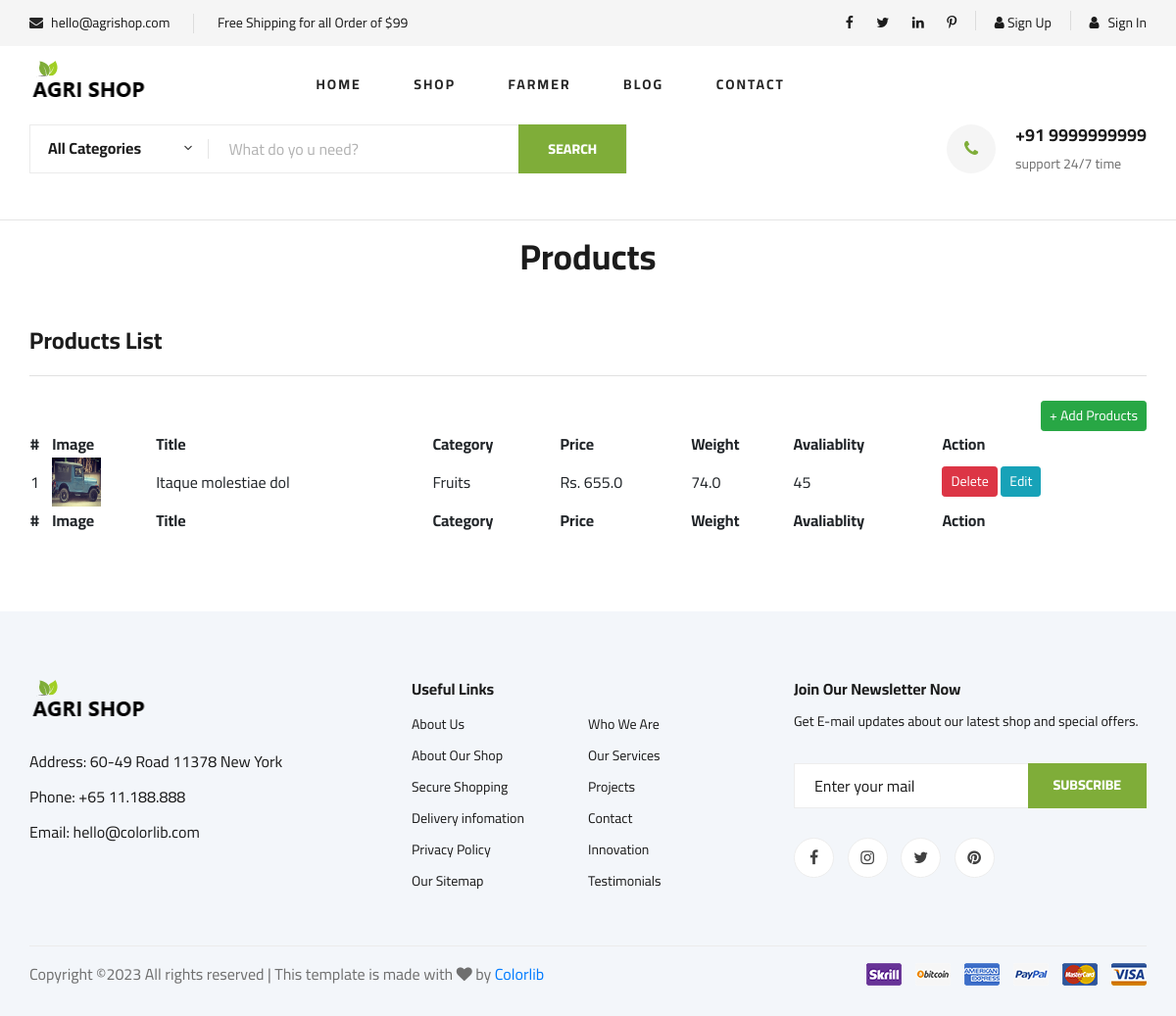
Page /farmer/list-products on the committed database.
### farmer/models.py (models this page shows, shortened)
class Products(models.Model):
    unique_id=models.AutoField(primary_key=True, null=False)
    title=models.CharField(max_length=500, default='null', null=False)
    text=models.TextField(default='null', null=False )
    description=models.TextField(default='null', null=False )
    price=models.FloatField(default=0, null=False)
    weight=models.FloatField(default=0, null=False)
    availability=models.IntegerField(default=0, null=False)
    category = models.ForeignKey(Category, on_delete=models.CASCADE, default=0,)
    product_image = models.TextField(blank=True, null=True)
    status_choices = [
        ('pending', 'Pending'),
        ('active', 'Active'),
    ]
    status = models.CharField(max_length=15, choices=status_choices, default="active")
    date_added = models.DateTimeField(default=now, editable=False)

### site_admin/models.py (models this page shows, shortened)
class Category(models.Model):
    unique_id=models.AutoField(primary_key=True, null=False)
    category_name=models.CharField(max_length=255, null=False)
    date_added = models.DateTimeField(default=now, editable=False)

### farmer/views.py (the view)
# urls.py: path('list-products', views.products_list, name="products_list"),
def products_list(request):
    product_list = Products.objects.all()
    context = { 'product_list' : product_list }
    return render(request,'farmer/list-products.html', context)

### templates/farmer/list-products.html (shortened to what this page needs)
{% extends 'layout.html' %}
{% load static %}
{% block custom-style %}
<link href="{% static 'lib/datatables/datatables.css' %}" rel="stylesheet">
{% endblock %}
{% block content %}
{% include 'includes/hamburger.html'  %}
  <hr >
    <div class="contact-form spad" style="padding-top: 0px !important;">
        <div class="container">
            <div class="row">
                <div class="col-lg-12">
                    <div class="contact__form__title">
                        <h2>Products</h2>
                    </div>
                </div>
            </div>
<div class="row">
<div class="col-lg-12">
<div class="checkout__form">
<h4>Products List</h4>
<a href="{% url 'farmer:products_add' %}" role="button" class="btn btn-success btn-sm" style="float: right;"> + Add Products</a>
  {% if product_list.count > 0 %}
  <table id="example" class="stripe" style="width:100%; background-color: white; padding: 15px;">
        <thead>
            <tr>
                <th>#</th>
                <th>Image</th>
                <th>Title</th>
                <th>Category</th>
                <th>Price</th>
                <th>Weight</th>
                <th>Avaliablity</th>
                <th>Action</th>
            </tr>
        </thead>
        <tbody>
          {% for row in product_list %}
            <tr>
                <td>{{ forloop.counter }}</td>
                <td><img src="{{ row.product_image }}" alt="" width="50" height="50"></td>
                <td>{{ row.title }}</td>
                <td>{{ row.category.category_name }}</td>
                <td>Rs. {{ row.price }}</td>
                <td>{{ row.weight }}</td>
                <td>{{ row.availability }}</td>
  <td>
  <a href="{% url 'farmer:delete_products' id=row.unique_id %}" type="button" class="btn btn-danger btn-sm">Delete</a>
<a href="{% url 'farmer:products_view' id=row.unique_id %}" type="button" class="btn btn-info btn-sm">Edit</a>
</td>
            </tr>
          {% endfor %}
        </tbody>
        <tfoot>
            <tr>
              <th>#</th>
              <th>Image</th>
              <th>Title</th>
              <th>Category</th>
              <th>Price</th>
              <th>Weight</th>
              <th>Avaliablity</th>
              <th>Action</th>
            </tr>
        </tfoot>
    </table>
  {% else %}
  <b>No locations added.</b>
  {% endif %}
</div>
</div>
</div>
        </div>
    </div>
    {% include 'includes/footer.html'  %}
    {% endblock %}

### static/css/style.css (style rules this page uses)
html, body { height: 100%; font-family: "Cairo", sans-serif; -webkit-font-smoothing: antialiased; font-smoothing: antialiased; }
h1, h2, h3, h4, h5, h6 { margin: 0; color: #111111; font-weight: 400; font-family: "Cairo", sans-serif; }
h2 { font-size: 36px; }
h4 { font-size: 24px; }
img { max-width: 100%; }
.spad { padding-top: 100px; padding-bottom: 100px; }
.checkout__form h4 { color: #1c1c1c; font-weight: 700; border-bottom: 1px solid #e1e1e1; padding-bottom: 20px; margin-bottom: 25px; }
.contact__form__title { margin-bottom: 50px; text-align: center; }
.contact__form__title h2 { color: #1c1c1c; font-weight: 700; }
.contact-form { padding-top: 80px; padding-bottom: 80px; }
@media only screen and (min-width: 1200px) { .container { max-width: 1170px; } }

### rows in the picture
Products: product_image (picture), title "Itaque molestiae dol", category.category_name "Fruits", price "655.0", weight "74.0", availability "45"
